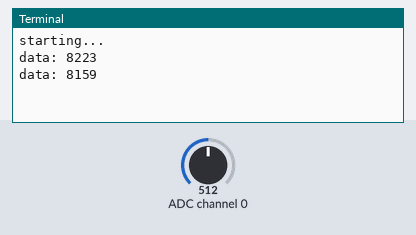
Bench run of a program on a simulated Raspberry Pi (BCM pin numbers). On the bench: the last lines printed to the terminal. The test bench sets the inputs (shaded band); at power-on: ADC channel 0 = 512 (analog values on the 0–1023 scale).

Above: at 1.2 s.
1.3 s: ADC channel 0 set to 716
At 2.6 s:
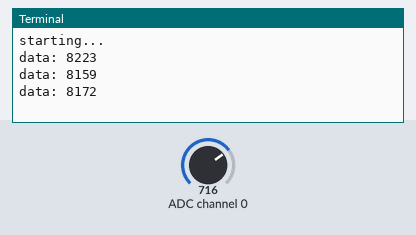
2.8 s: ADC channel 0 set to 900
At 3.8 s:
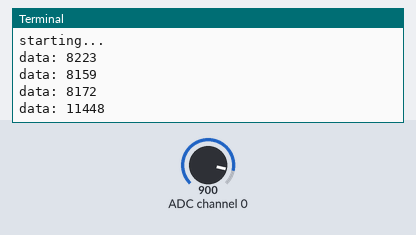
Timing chart, 0 to 5.8 s (numbered marks = the images above; inputs shaded):
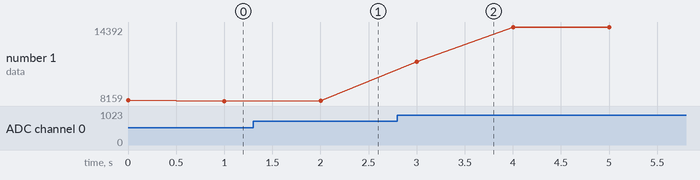

Measured:
- after the input at 1.3 s, the terminal: prints a new line after 0.70 s (image 1)
- after the input at 2.8 s, the terminal: prints a new line after 0.20 s (image 2)
- plotted number 1: 8159 → 8172 after the input at 1.3 s, 8172 → 14392 after the input at 2.8 s

The program:

RaspEasy7a.py
```python
# RaspEasy7a.py
# Read ADC with a function call

import smbus
import time

def readData(port = 0):
    if port == 0:
        adc_address = 0x48
    elif port == 1:
        adc_address = 0x4D
    rd = bus.read_word_data(adc_address, 0)
    data = ((rd & 0xFF) << 8) | ((rd & 0xFF00) >> 8)
    data = data >> 2
    return data

print("starting...")
bus = smbus.SMBus(1)
while True:
    v = readData()
    print("data:", v)
    time.sleep(1)
```
